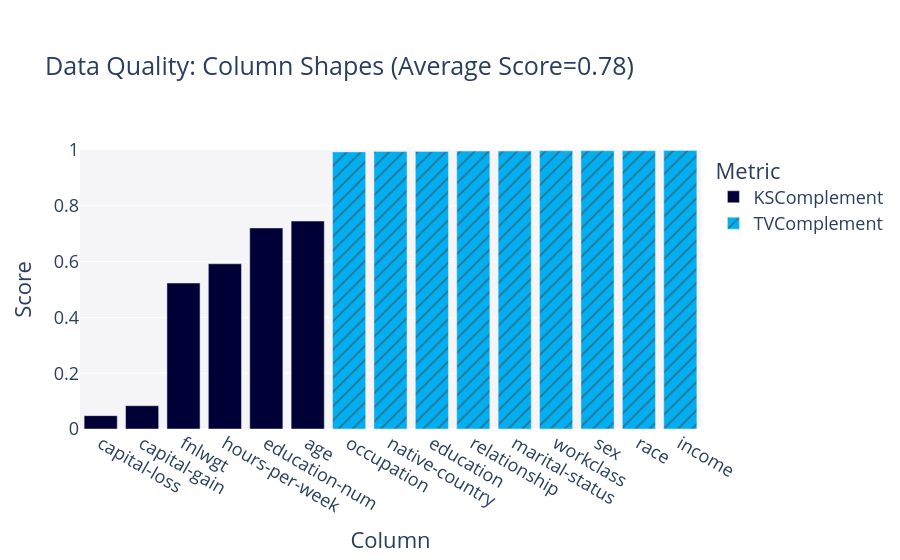

Here is the notebook cell this chart was saved with:
### Markdown cell above
## Statistical similarity evaluation

### Code cell
metadata = convert_metadata_to_sdm_format(full_ds.description.schema)
quality_report = QualityReport()
quality_report.generate(train_ds.data, synth_data.data, metadata)
fig = quality_report.get_visualization(property_name='Column Shapes')
fig.show()

results_exp['Column Pair Trends'] = quality_report.get_details('Column Pair Trends').mean()['Score']
results_exp['Column Shapes'] = quality_report.get_details('Column Shapes').mean()['Score']

### Figure 1 — Plotly figure (JSON) as saved in the notebook; plotly's stock layout.template omitted (floating-point values rounded to 4 significant figures)
{"data": [{"alignmentgroup": "True", "customdata": [["KSComplement"], ["KSComplement"], ["KSComplement"], ["KSComplement"], ["KSComplement"], ["KSComplement"]], "hovertemplate": "<b>%{hovertext}</b><br><br>Metric=%{customdata[0]}<br>Score=%{y}<extra></extra>", "hovertext": ["age", "fnlwgt", "education-num", "capital-gain", "capital-loss", "hours-per-week"], "legendgroup": "KSComplement", "marker": {"color": "#000036", "pattern": {"shape": ""}}, "name": "KSComplement", "offsetgroup": "KSComplement", "orientation": "v", "showlegend": true, "textposition": "auto", "type": "bar", "x": ["age", "fnlwgt", "education-num", "capital-gain", "capital-loss", "hours-per-week"], "xaxis": "x", "y": [0.7452, 0.5231, 0.7206, 0.08347, 0.04783, 0.5922], "yaxis": "y"}, {"alignmentgroup": "True", "customdata": [["TVComplement"], ["TVComplement"], ["TVComplement"], ["TVComplement"], ["TVComplement"], ["TVComplement"], ["TVComplement"], ["TVComplement"], ["TVComplement"]], "hovertemplate": "<b>%{hovertext}</b><br><br>Metric=%{customdata[0]}<br>Score=%{y}<extra></extra>", "hovertext": ["workclass", "education", "marital-status", "occupation", "relationship", "race", "sex", "native-country", "income"], "legendgroup": "TVComplement", "marker": {"color": "#03AFF1", "pattern": {"shape": "/"}}, "name": "TVComplement", "offsetgroup": "TVComplement", "orientation": "v", "showlegend": true, "textposition": "auto", "type": "bar", "x": ["workclass", "education", "marital-status", "occupation", "relationship", "race", "sex", "native-country", "income"], "xaxis": "x", "y": [0.9975, 0.995, 0.9963, 0.9932, 0.996, 0.9977, 0.9975, 0.9948, 0.9981], "yaxis": "y"}], "layout": {"barmode": "relative", "font": {"size": 18}, "legend": {"title": {"text": "Metric"}, "tracegroupgap": 0}, "margin": {"t": 150}, "plot_bgcolor": "#F5F5F8", "title": {"text": "Data Quality: Column Shapes (Average Score=0.78)"}, "xaxis": {"anchor": "y", "categoryorder": "total ascending", "domain": [0, 1], "title": {"text": "Column"}}, "yaxis": {"anchor": "x", "domain": [0, 1], "range": [0, 1], "title": {"text": "Score"}}}}
